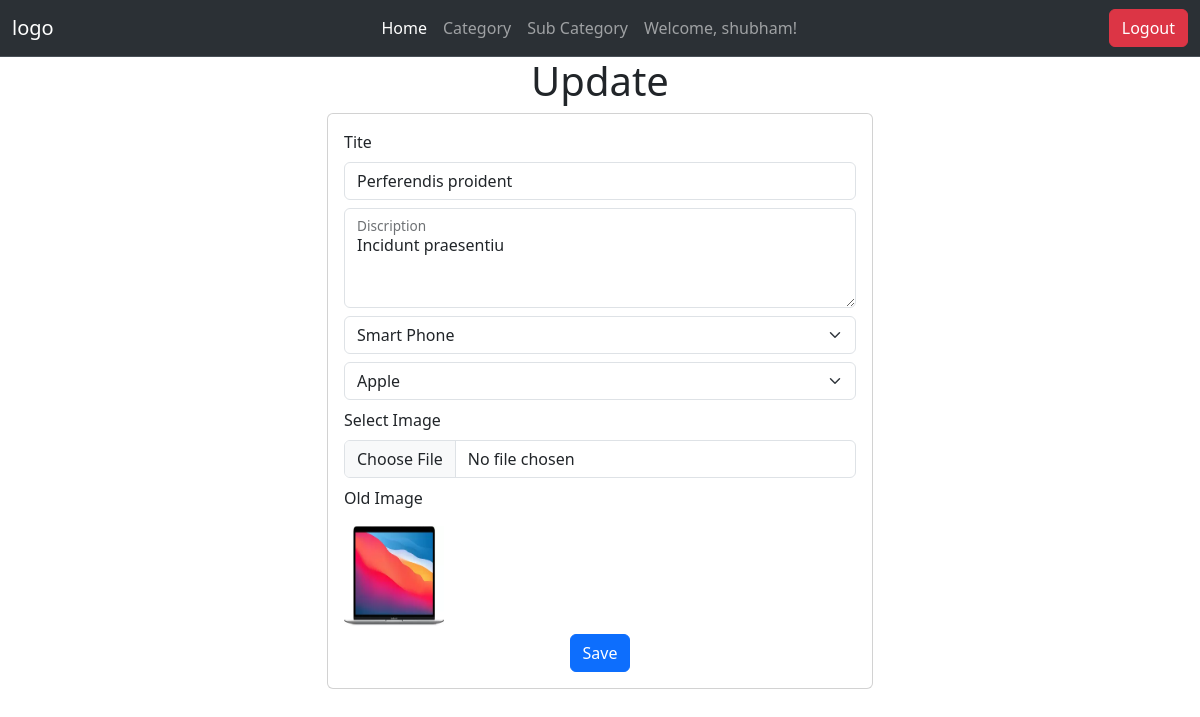
The app's page /edit/11 (signed in) with its own data.
### app/models.py (models this page shows, shortened)
class Product(models.Model):
    cat = models.ForeignKey(Category, on_delete=models.CASCADE)
    subcat = models.ForeignKey(SubCategory, on_delete=models.CASCADE)
    title = models.CharField(max_length=200)
    discription = models.TextField(default='')
    image = models.ImageField( upload_to='productimg')

class Category(models.Model):
    cat_name = models.CharField(max_length=200)

class SubCategory(models.Model):
    subcat_name = models.CharField(max_length=200)
    cat = models.ForeignKey(Category, on_delete=models.CASCADE)

### app/views.py (the view, shortened to what this page needs)
# urls.py: path("edit/<int:id>", views.edit, name="edit"),
@login_required
def edit(request, id):
    queryset = Product.objects.get(id=id)
    data = Product.objects.get(id=id)
    cats = Category.objects.all()
    subcats = SubCategory.objects.all()
    return render(request, 'app/edit.html',{'data':data,'cats':cats ,'subcats':subcats})

### app/templates/app/edit.html (shortened to what this page needs)
{% extends "app/layout.html" %}
{% load static %}
{% block main-contener %}
<div class="container ">
    <h1 class='text-center'>Update </h1>
  <div class="row d-flex justify-content-center mt-2">
    <div class="col-6">
      <div class="card">
        <div class="card-body border-1">
         <form action="#" method="post" class=' align-items-center' enctype="multipart/form-data">
            <div class="mb-2">
                <label for="exampleFormControlInput1" class="form-label">Tite</label>
                <input type="text" name='title' value='{{data.title}}' required class="form-control" id="exampleFormControlInput1" placeholder="Enter User Name">
              </div>
              <div class="form-floating mb-2">
                <textarea class="form-control" name='discription' required placeholder="Leave a comment here" id="floatingTextarea2" style="height: 100px">{{data.discription}}</textarea>
                <label for="floatingTextarea2" >Discription</label>
              </div>
            <div class="mb-2">
                <select class="form-select catid" name='cat_id' required aria-label="Default select example">
                    {% for cat in cats %}
                    <option value='{{cat.id}}' {% if cat.id == data.cat.id %}selected{% endif %}>{{cat.cat_name}}</option>
                    {% endfor %}
                  </select>
                </div>
                <div class="mb-2">
                  <select class="form-select addSubCat" name='subcat_id' required aria-label="Default select example">
                    {% for subcat in subcats %}
                    <option value='{{subcat.id}}' {% if subcat.id == data.subcat.id %}selected{% endif %}>{{subcat.subcat_name}}</option>
                    {% endfor %}
                  </select>
              </div>
              <div class="mb-2">
                <label for="formFile" class="form-label">Select Image</label>
                <input class="form-control" type="file" name='image'  id="formFile">
              </div>
              <div class="mb-2">
                <p>Old Image</p>
                <img src="{{data.image.url}}" alt="" width='100px' height='100px' srcset="">
              </div>
              <div class="col-auto text-center">
                <button type="submit" class='btn btn-primary'>Save</button>
              </div>
         </form>
        </div>
      </div>
    </div>
  </div>
</div>
{% endblock main-contener %}

### app/templates/app/layout.html (shortened to what this page needs)
<!doctype html>
{% load static %}
<html lang="en">
  <head>
    <link rel="stylesheet" href="{% static 'app\css\bootstrap.min.css' %}"  >
  </head>
  <body>
    <nav class="navbar bg-dark border-bottom border-body navbar-expand-lg bg-body-tertiary" data-bs-theme="dark">
        <div class="container-fluid">
          <a class="navbar-brand" href="{% url "home" %}">logo</a>
          <div class="collapse navbar-collapse" id="navbarSupportedContent">
            <ul class="navbar-nav m-auto mb-2 mb-lg-0">
              <li class="nav-item">
                <a class="nav-link active" aria-current="page" href="{% url "home" %}">Home</a>
              </li>
              <li class="nav-item">
                <a class="nav-link" href="{% url "category" %}">Category</a>
              </li>
              <li class="nav-item">
                <a class="nav-link" href="{% url "subcategory" %}">Sub Category</a>
              </li>
              {% if request.user.is_authenticated %}
              <li class="nav-item">
                <a class="nav-link" href="{% url "home" %}">Welcome, {{ request.user.username }}!</a>
              </li>
              {% endif %}
            </ul>
            <div class="d-flex ">
              {% if request.user.is_authenticated %}
              <form action="/logout">
                <button class="btn btn-danger" type="submit">Logout</button>
              </form>
              {% else %}
              <a href="{% url "login" %}"  class="btn btn-primary">Login</a>&nbsp;&nbsp;
              <a href="{% url "registretion" %}"  class="btn btn-primary">Registe</a>&nbsp;&nbsp;
              {% endif %}
            </div>
          </div>
        </div>
      </nav>
      {% block main-contener %}{% endblock main-contener %}
  </body>
</html>

### records on screen
Product: title "Perferendis proident", discription "Incidunt praesentiu", cat_id "Smart Phone", subcat_id "Apple", image (picture)

### other values on screen
{{ request.user.username }} "shubham"
